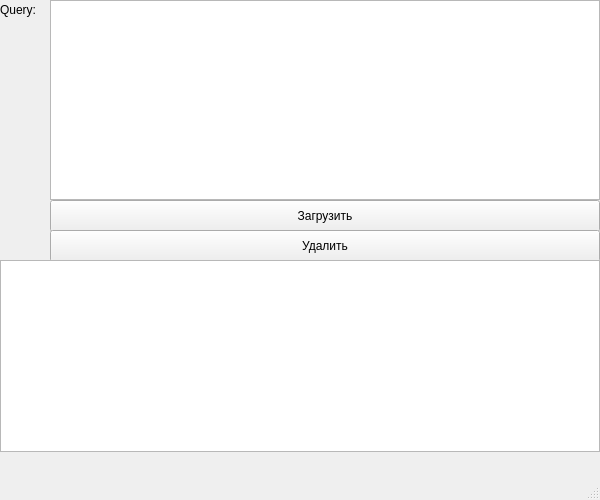
<?xml version="1.0" encoding="UTF-8"?>
<ui version="4.0">
 <class>MainWindow</class>
 <widget class="QMainWindow" name="MainWindow">
  <property name="geometry">
   <rect>
    <x>0</x>
    <y>0</y>
    <width>600</width>
    <height>500</height>
   </rect>
  </property>
  <property name="windowTitle">
   <string>MainWindow</string>
  </property>
  <widget class="QWidget" name="centralwidget">
   <widget class="QLabel" name="label">
    <property name="geometry">
     <rect>
      <x>0</x>
      <y>0</y>
      <width>40</width>
      <height>20</height>
     </rect>
    </property>
    <property name="text">
     <string>Query:</string>
    </property>
   </widget>
   <widget class="QTextEdit" name="textEdit">
    <property name="geometry">
     <rect>
      <x>50</x>
      <y>0</y>
      <width>550</width>
      <height>200</height>
     </rect>
    </property>
   </widget>
   <widget class="QPushButton" name="pushButton">
    <property name="geometry">
     <rect>
      <x>50</x>
      <y>200</y>
      <width>550</width>
      <height>32</height>
     </rect>
    </property>
    <property name="text">
     <string>Загрузить</string>
    </property>
   </widget>
   <widget class="QPushButton" name="pushButton_2">
    <property name="geometry">
     <rect>
      <x>50</x>
      <y>230</y>
      <width>550</width>
      <height>32</height>
     </rect>
    </property>
    <property name="text">
     <string>Удалить</string>
    </property>
   </widget>
   <widget class="QTableWidget" name="tableWidget">
    <property name="geometry">
     <rect>
      <x>0</x>
      <y>260</y>
      <width>600</width>
      <height>192</height>
     </rect>
    </property>
   </widget>
  </widget>
  <widget class="QMenuBar" name="menubar">
   <property name="geometry">
    <rect>
     <x>0</x>
     <y>0</y>
     <width>600</width>
     <height>24</height>
    </rect>
   </property>
  </widget>
  <widget class="QStatusBar" name="statusbar"/>
 </widget>
 <resources/>
 <connections/>
</ui>
